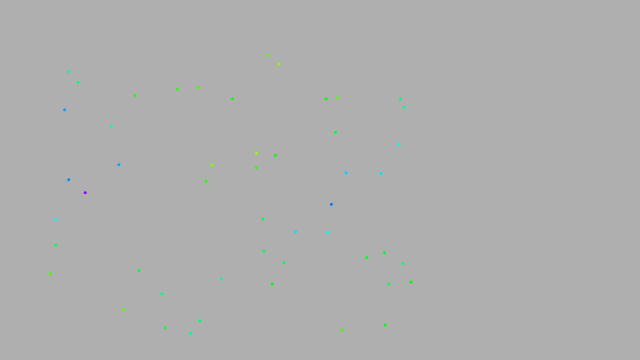
Frame 1 (no input)
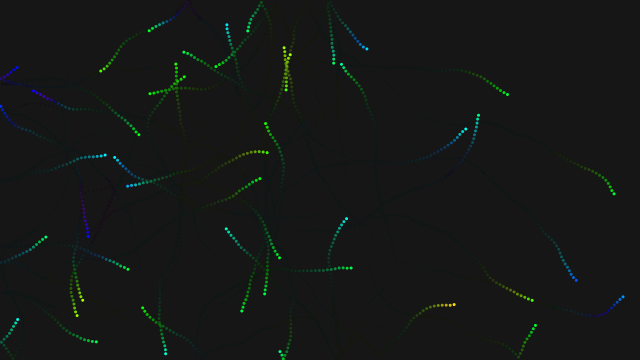
Frame 60 (the mouse pressed at the canvas centre just before this capture)
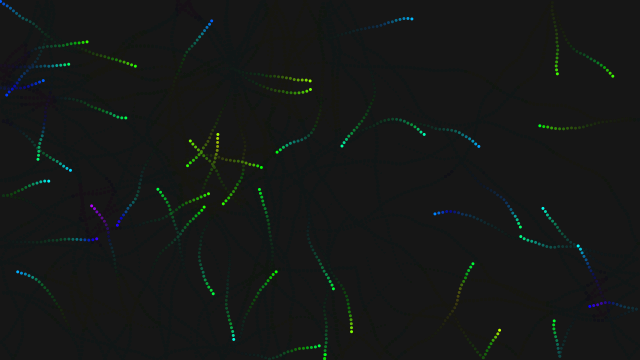
Frame 120 (the mouse held since frame 60 and released just before this capture)

The Processing sketch that drew these frames (run headless with seeded random() and noise(); from frame 60 on, the mouse is pressed at the canvas centre):

// Processing sketch: processing_107734
// ── processing_107734.pde

Worm[] worms;
int numWorms = 100;
PVector pulse;
boolean pulsed;

void setup() {
  size(640,360);
  smooth();
  noStroke();
  colorMode(HSB,255);
  worms = new Worm[numWorms];
  for (int i=0; i<numWorms; i++) {
    worms[i] = new Worm(random(50,430),random(50,750),random(0,2*PI)); 
  }
  pulsed = false;
}

void draw() {
    fill (20, 40);
    noStroke ();
    rect (0, 0, width, height);
  //background(0);
  for (int i=0; i<numWorms; i++) {
    fill(map(noise(0.01*worms[i].loc.x,0.01*worms[i].loc.y),0,1,0,255),255,255);
    ellipse(worms[i].loc.x,worms[i].loc.y,3,3);
    if (pulsed) {
      worms[i].move(pulse);
    }
    else 
      worms[i].move();
  }
  pulsed = false;
}

void mousePressed() {
  pulse = new PVector(mouseX, mouseY);
  pulsed = true; 
}

class Worm {
  PVector dir;
  PVector loc;
  float angle;
  float speed=4;
  float agility = 0.2;
 
  public Worm(float x, float y, float angle) {
    this.angle = angle;
    loc = new PVector(x,y);
    dir = new PVector(cos(angle),sin(angle));
    dir.normalize();
    dir.mult(speed);
  } 

  void move() {
    angle += random(-agility,agility);
    updateDir();
  }
  void updateDir() {
    dir = new PVector(cos(angle),sin(angle));
    dir.normalize();
    dir.mult(speed);
    if (loc.x+dir.x<0 || loc.x+dir.x>width) { 
      angle = PI-angle;
      //move();
    }
    else if (loc.y+dir.y<0 || loc.y+dir.y>height) { 
      angle = 2*PI-angle;
      //move();
    }
    else 
      loc.add(dir);  
  }
 void move(PVector pulse) {
    if (PVector.dist(pulse,loc)<100) {
      PVector d = new PVector(loc.x,loc.y);
      d.sub(pulse);
      angle = atan(d.y/d.x);
      //angle = PVector.angleBetween(d,new PVector(1,0));
      //println(angle);
    }
   updateDir();    
 } 
}
